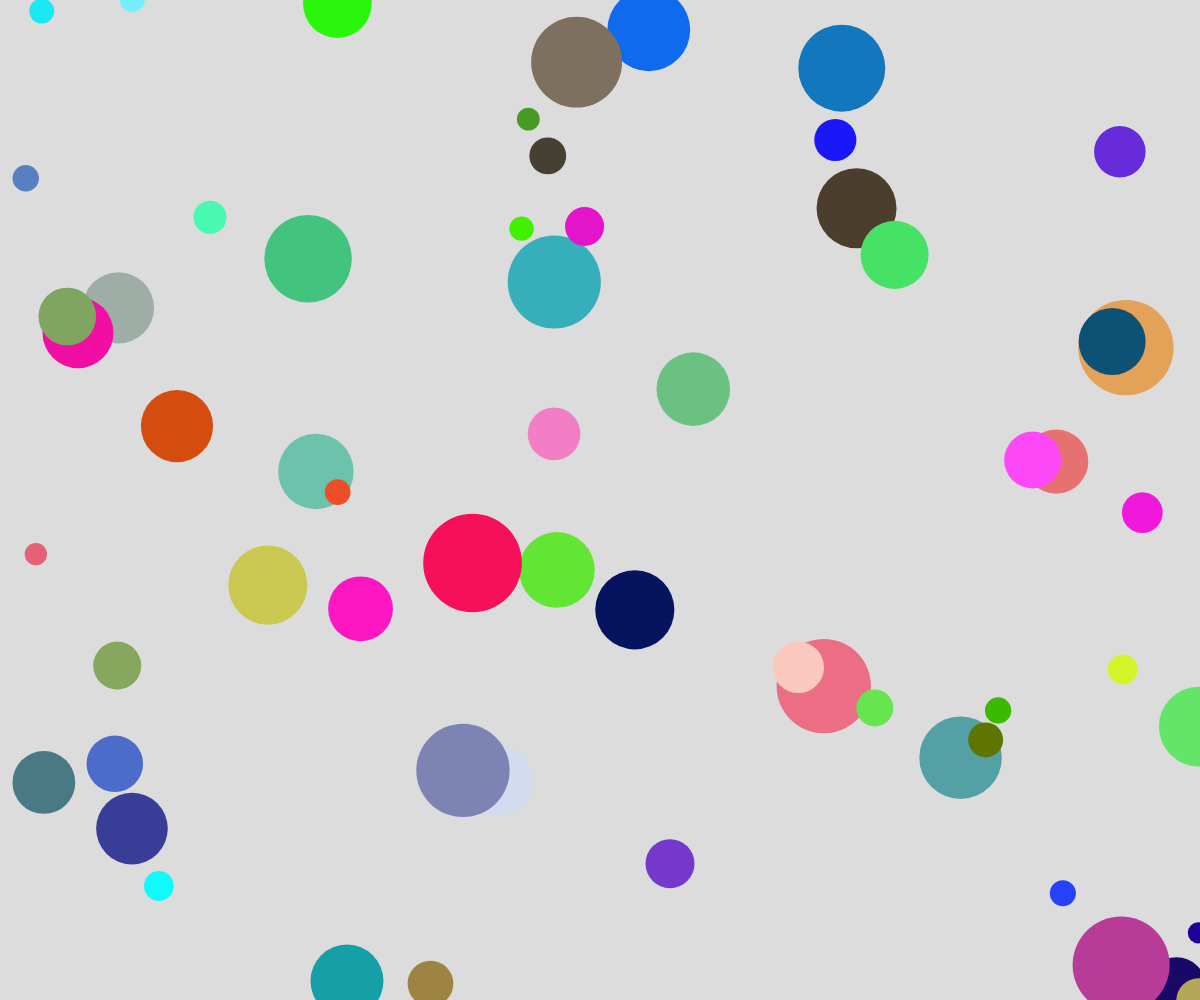
Frame 1 (no input)
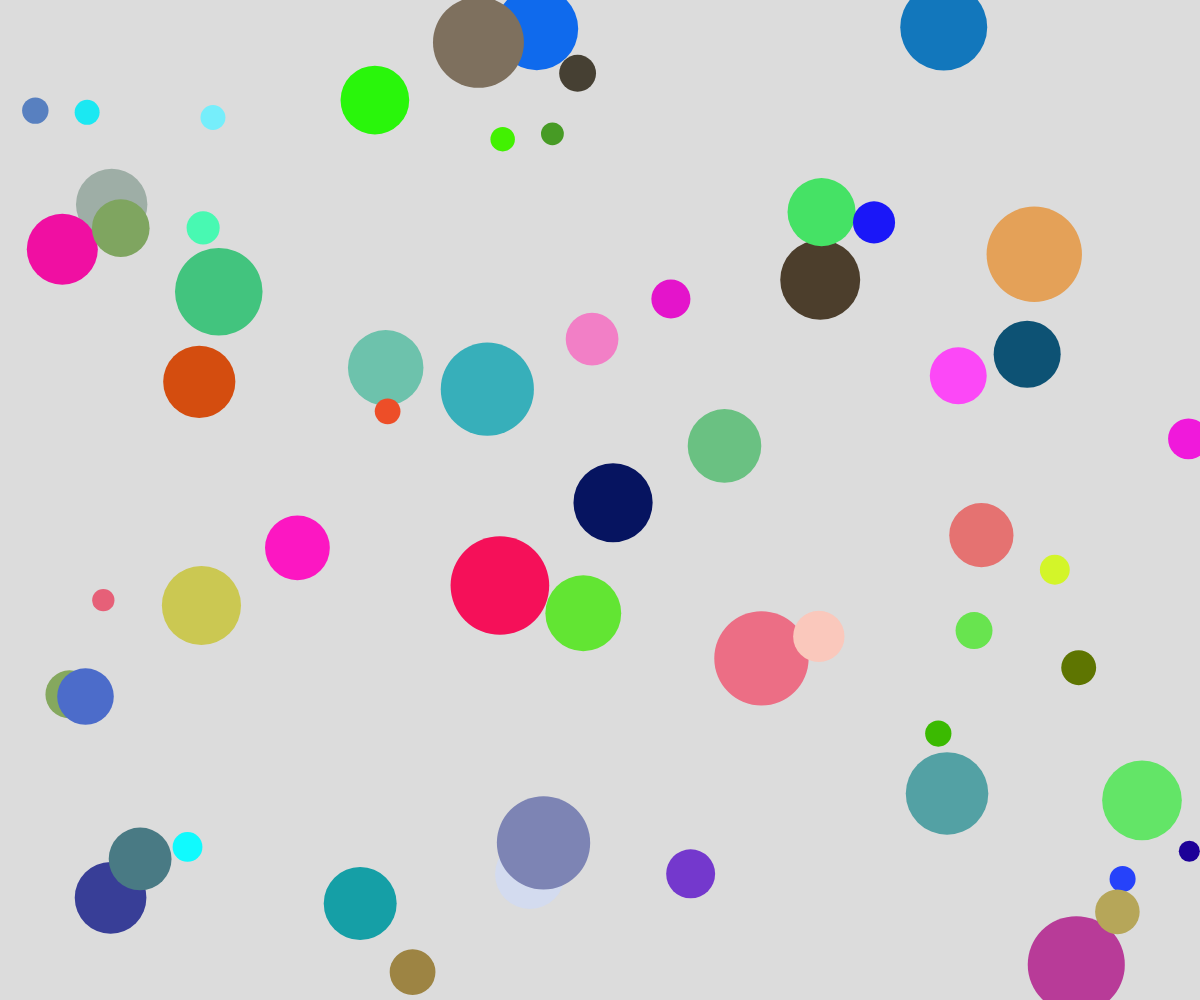
Frame 60 (no input)
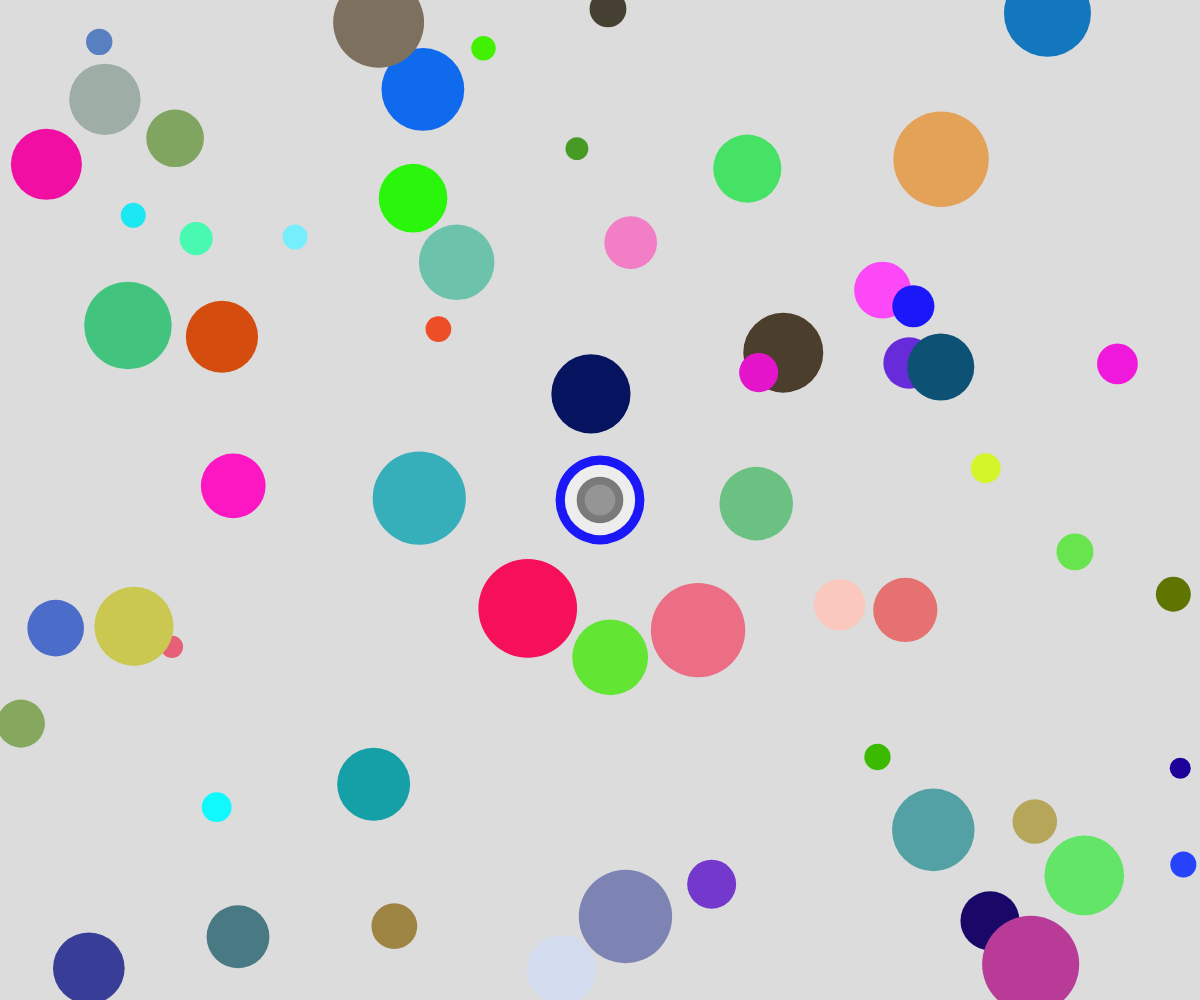
Frame 120 (the mouse pressed at the canvas centre since frame 60)

The p5.js sketch that drew these frames (run headless with seeded random() and noise() and a simulated clock; from frame 60 on, the mouse is pressed at the canvas centre):

// p5.js sketch
// ── sketch.js
// Define the number of circles to create
let numCircles = 60;

// Define an array
let circles = [];

function windowResized() {
  resizeCanvas(windowWidth, windowHeight);
}

function setup() {
  createCanvas(windowWidth, windowHeight);
  
 // Create a new Circle object for each element in the circles array
  for (let i = 0; i < numCircles; i++){
    let x = random(width);
    let y = random(height);
    let r = random(10, 50);
    circles.push(new Circle(x, y, r));
  }
}

function draw() {
  background(220);
  for (let i = 0; i < circles.length; i++){
    circles[i].update();
    circles[i].display();
  }

  // Creates a vibrating circle
      if (mouseIsPressed === true) {
      for (let i = 0; i < 5; i++){
      circle(mouseX, mouseY, random(50))
      ellipse(mouseX, mouseY, random(50))
      ellipse(mouseX, mouseY, random(50))
      circle(mouseX, mouseY, random(100))
      fill(random(255));
    }
     } else {
      fill("white");
    }
}

// Circle Class
class Circle {
  constructor(x, y, r) {
    this.x = x;
    this.y = y;
    this.r = r;
    this.speedX = random(-2, 2);
    this.speedY= random(-2, 2);
    this.fillColor =color(random(255),random(255), random(255));
  }
  update() {
    // Move the circle by its speed
    this.x += this.speedX;
    this.y += this.speedY;

    // Bounce off the canvas edges
    if (this.x < 0 || this.x > width) {
      this.speedX *= -1;
    }
    if (this.y < 0 || this.y > height) {
      this.speedY *= -1;
    }
  }
// Display circles
display() {
  fill(this.fillColor);
  stroke("black");
  strokeWeight(0);
  ellipse(this.x, this.y, this.r *2)
  }
}

// ── dotArt.js

function setup() {
    initializeFields();
    background(color(0x07, 0x18, 0x1d));
    createCanvas(windowWidth, windowHeight);
}

function windowResized() {
    resizeCanvas(windowWidth, windowHeight);
}
  
function draw() {
    background(color(0x07, 0x18, 0x1d));
    translate(width / 2, height / 2);
    strokeWeight(2.5);

    // Purple Dots
    for (var k = 0; k < totalLines; k++) {
        stroke(color(250, 59, 207));
        line(x2(t + k), y4(t - k), x3(t + k), y3(t + k));
    }

    // Blue Line
    for (var z = 0; z < totalLines; z++) {
      stroke(color(60, 60, 177));
      line(x1(t - z), y5(t - z), x1(t - z), y3(t - z));
    }
 
    // Red Dots
    for (var l = 0; l < totalLines; l++) {
        stroke(color(153, 12, 0));
        line(x1(t - l), y4(t - l), x2(t - l), y3(t - l));
    }

  // Teal Dots
    for (var l = 0; l < totalLines; l++) {
        stroke(color(60,78, 107));
        line(x1(t - l), y4(t + l), x2(t - l), y2(t + l));
    }
    
    t += 0.2;
}
    // 
    function x1(t) {;
        return sin(t / 5) * 160;
      }
      
      function y1(t) {
        return sin((t / 10) * 150);
      }
      
      function x2(t) {
        return sin(t / 20) * 200;
      }
      
      function y2(t) {
        return sin(t / 40) * 50;
      }
      
      function x3(t) {
        return cos(t / 5) * 20;
      }
      
      function y3(t) {
        return sin(t / 10) * 150;
      }
      
      function x4(t) {
        return sin(t / 0) * 200;
      }
      
      function y4(t) {
        return sin(t / 0) * 350;
      }
      
      function y5(t) {
        return sin(t /20) * 200;
      }

      function x5(t) {
        return sin(t / 40) * 50;
      }
      
      function initializeFields() {
        totalLines = 36;
        t = 0;
      }
      
      
 
